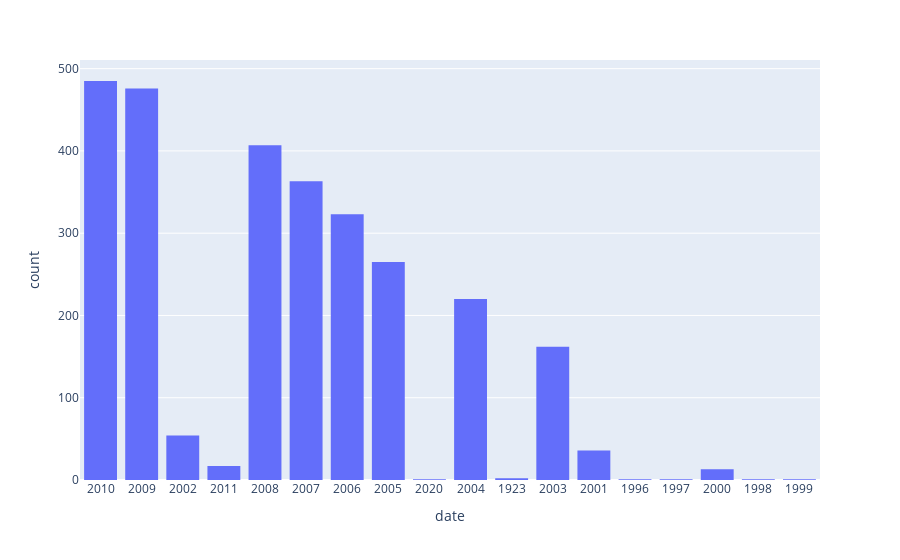

Notebook code for this chart:
### Markdown cell above
Für eine graphisch schönere Ansicht, wird die Anzeige in einem Histogramm gebündelt. So werden die Balken zusammengefasst und der Count beim darüber hovern passt sich an.

### Code cell
#Um ein Histogramm zu erstellen, wird statt der px.bar()-Funktion einfach die px.histogram()-Funktion verwendet:

fig2 = px.histogram(df, x="date", barmode='group')
fig2.show()

### Figure 1 — Plotly figure (JSON) as saved in the notebook; plotly's stock layout.template omitted (floating-point values rounded to 4 significant figures; data arrays with more than 128 entries replaced by an {"elided": "..."} marker saying what was removed)
{"data": [{"alignmentgroup": "True", "bingroup": "x", "hovertemplate": "date=%{x}<br>count=%{y}<extra></extra>", "legendgroup": "", "marker": {"color": "#636efa", "pattern": {"shape": ""}}, "name": "", "offsetgroup": "", "orientation": "v", "showlegend": false, "x": {"elided": "2828 str values"}, "xaxis": "x", "yaxis": "y", "type": "histogram"}], "layout": {"xaxis": {"anchor": "y", "domain": [0, 1], "title": {"text": "date"}, "type": "category", "range": [-0.5, 17.5], "autorange": true}, "yaxis": {"anchor": "x", "domain": [0, 1], "title": {"text": "count"}, "range": [0, 510.5], "autorange": true}, "legend": {"tracegroupgap": 0}, "margin": {"t": 60}, "barmode": "group", "autosize": true}}
